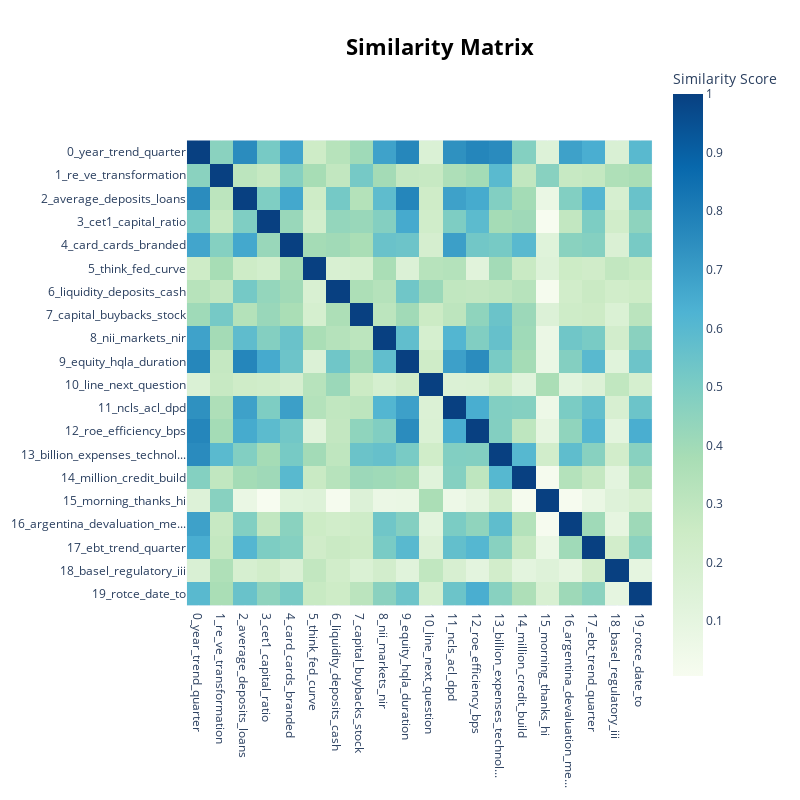

Notebook cell for this chart:
### Code cell
model.visualize_heatmap(top_n_topics=20)

### Figure 1 — Plotly figure (JSON) as saved in the notebook; plotly's stock layout.template omitted (floating-point values rounded to 4 significant figures; data arrays with more than 128 entries replaced by an {"elided": "..."} marker saying what was removed)
{"data": [{"coloraxis": "coloraxis", "hovertemplate": "x: %{x}<br>y: %{y}<br>Similarity Score: %{z}<extra></extra>", "name": "0", "type": "heatmap", "x": ["0_year_trend_quarter", "1_re_ve_transformation", "2_average_deposits_loans", "3_cet1_capital_ratio", "4_card_cards_branded", "5_think_fed_curve", "6_liquidity_deposits_cash", "7_capital_buybacks_stock", "8_nii_markets_nir", "9_equity_hqla_duration", "10_line_next_question", "11_ncls_acl_dpd", "12_roe_efficiency_bps", "13_billion_expenses_technol...", "14_million_credit_build", "15_morning_thanks_hi", "16_argentina_devaluation_me...", "17_ebt_trend_quarter", "18_basel_regulatory_iii", "19_rotce_date_to"], "xaxis": "x", "y": ["0_year_trend_quarter", "1_re_ve_transformation", "2_average_deposits_loans", "3_cet1_capital_ratio", "4_card_cards_branded", "5_think_fed_curve", "6_liquidity_deposits_cash", "7_capital_buybacks_stock", "8_nii_markets_nir", "9_equity_hqla_duration", "10_line_next_question", "11_ncls_acl_dpd", "12_roe_efficiency_bps", "13_billion_expenses_technol...", "14_million_credit_build", "15_morning_thanks_hi", "16_argentina_devaluation_me...", "17_ebt_trend_quarter", "18_basel_regulatory_iii", "19_rotce_date_to"], "yaxis": "y", "z": {"elided": "20x20 float values"}}], "layout": {"coloraxis": {"colorbar": {"title": {"text": "Similarity Score"}}, "colorscale": [[0, "rgb(247,252,240)"], [0.125, "rgb(224,243,219)"], [0.25, "rgb(204,235,197)"], [0.375, "rgb(168,221,181)"], [0.5, "rgb(123,204,196)"], [0.625, "rgb(78,179,211)"], [0.75, "rgb(43,140,190)"], [0.875, "rgb(8,104,172)"], [1, "rgb(8,64,129)"]]}, "height": 800, "hoverlabel": {"bgcolor": "white", "font": {"family": "Rockwell", "size": 16}}, "legend": {"title": {"text": "Trend"}}, "margin": {"t": 60}, "showlegend": true, "title": {"font": {"color": "Black", "size": 22}, "text": "<b>Similarity Matrix</b>", "x": 0.55, "xanchor": "center", "y": 0.95, "yanchor": "top"}, "width": 800, "xaxis": {"anchor": "y", "constrain": "domain", "domain": [0, 1], "scaleanchor": "y"}, "yaxis": {"anchor": "x", "autorange": "reversed", "constrain": "domain", "domain": [0, 1]}}}
